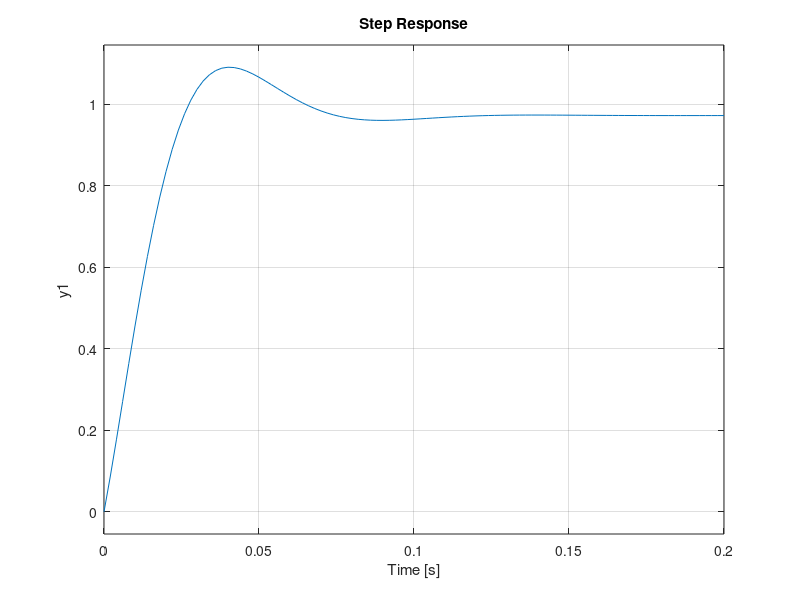
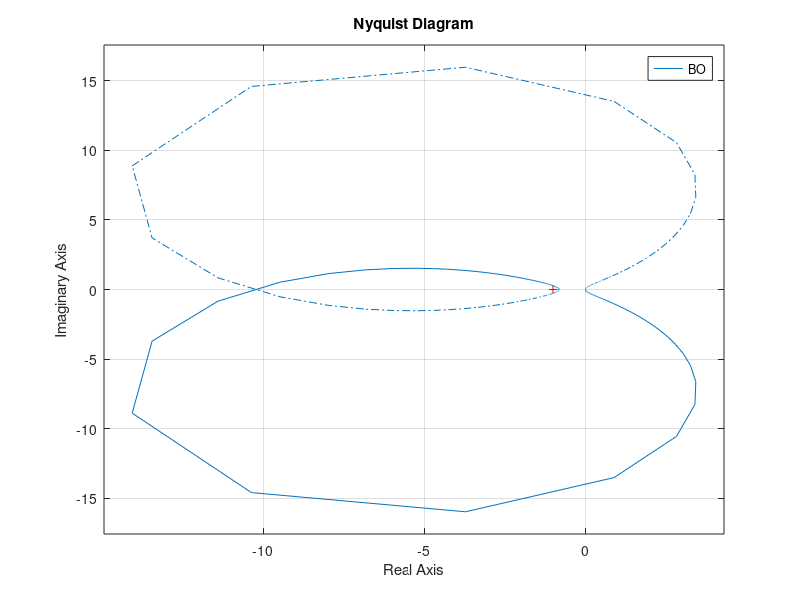
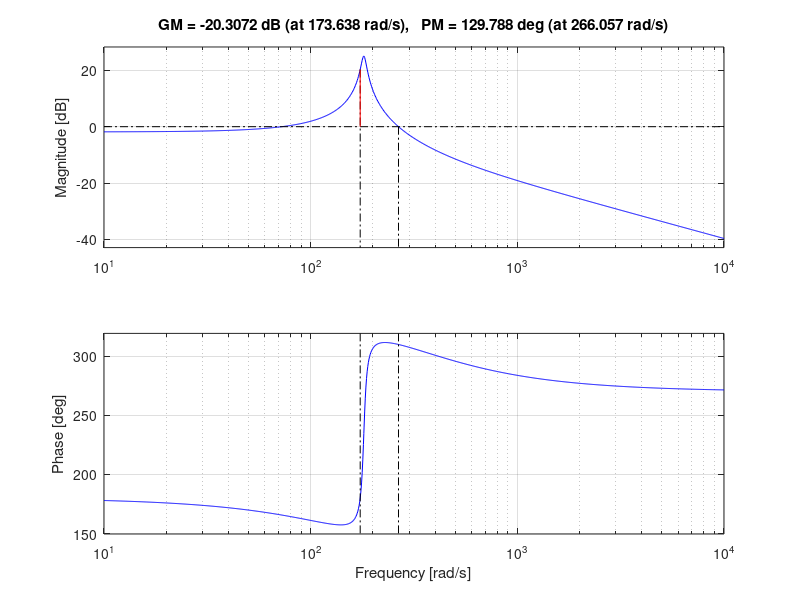

These figures' MATLAB source, in order: (Note: this script raises an error after producing the figures.)
%% ************************************************************************
%% ************************************************************************
%% ***                                                                  ***
%% *** Travail Hors Présentiel  -  Exercice sur l'analyse de            ***
%% *** robustesse pour les systèmes des TDs 1 - Simulation cérébrale    ***
%% ***                                                                  ***
%% ************************************************************************
%% ************************************************************************
%
% Octobre 2022 - Département Automatique

clear all
close all

%% TD1 - Stimulation cérébrale
%% Définition système numérique et vérification des performances
A = [160, -270; 210, -150];
B = [370; 0];
C = [1 0];
D = 0

K = [0.28, -0.54];
M = 0.11;

% Verification BF
BF = ss(A-B*K, B*M, C, D),
figure,
step(BF), grid on


%% Analyse de la Boucle ouverte
BO = ss(A, B, K, 0)
BO_tf = tf(BO)

eig(A)
figure, nyquist(BO), grid on;
figure, margin(BO); grid on;

%% Analyse robustesse
% Parametres pour Simulink
z1 = 40;
z2 = 50;
tau1 = 0.015;
tau2 = 0.03;
c11 = 7.356;
c12 = 8.762;
c21 = 14.4;
c22 = 8;
a = 12;
m1 = 300;
m2 = 400;
gamma1 = 16.647;
gamma2 = 4.333;
mu1 = 0.0133;
mu2 = 0.01;

Atilde = [(-1+mu1*z1*(1-z1/m1)*c11), -mu1*z1*(1-z1/m1)*c12;
          mu2*z2*(1-z2/m2)*c21, -(1+mu2*z2*(1-z2/m2)*c22)];
          
Btilde = [a*mu1*z1*(1-z1/m1); 0];

% Analyse de robustesse
[Atest, Btest, Ctest, Dtest] = linmod('Stimulation_Cerebrale_Corrige');
alp = hinfnorm(ss(Atest, Btest, Ctest, Dtest))
